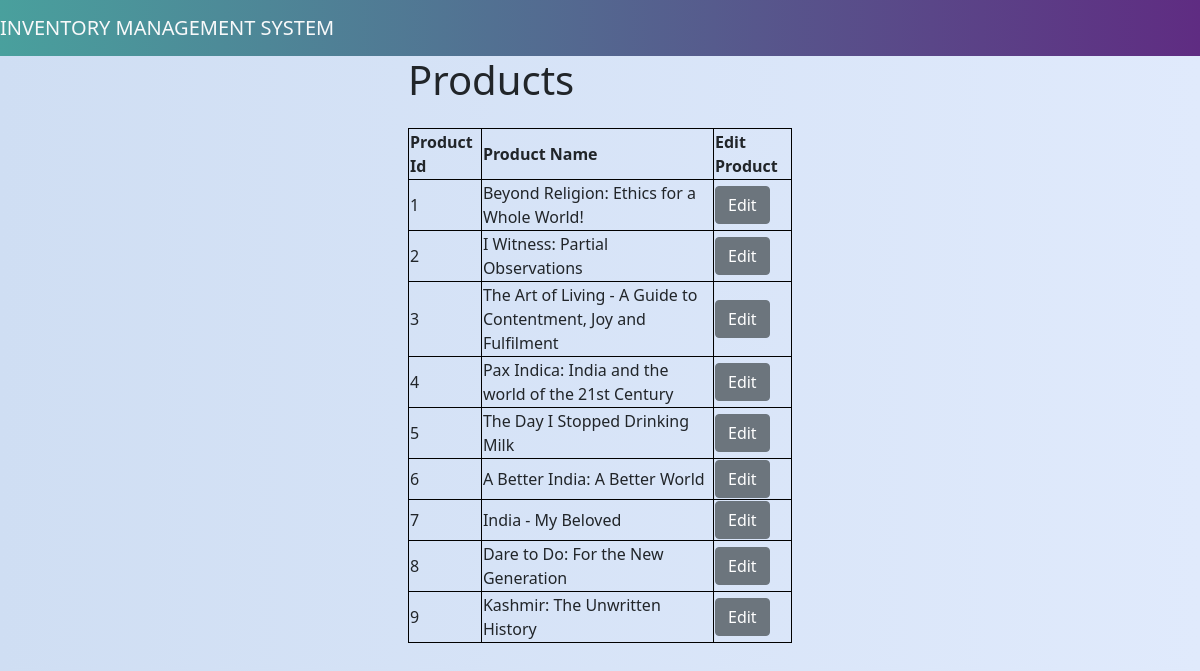
Page /view_products on the committed database.
### app.py (models this page shows)
class Product(db.Model):
    product_id = db.Column(db.Integer, primary_key=True, autoincrement=True)
    product_name = db.Column(db.String(150), unique=True, nullable=False)

### app.py (the view)
@app.route("/view_products", methods=["GET"])
def view_products():
    products = Product.query.all()
    return render_template('view_products.html', products=products)

### templates/view_products.html
{% extends 'base.html' %}
{% block content %}
<div class="row row-cols-3">
    <div>
    </div>
    <div>
        <h1>{% block title %} Products {% endblock %}</h1>
        <div>
            <table class="table-seconday my-4">
                <tr>
                    <th>Product Id</th>
                    <th>Product Name</th>
                    <th>Edit Product</th>
                </tr>
                {% for product in products %}
                <div class='products'>
                    <tr>
                        <td>{{ product['product_id'] }}</td>
                        <td>{{ product['product_name'] }}</td>
                        <td><a href="/edit_product?product_id={{product['product_id']}}"
                                class="btn btn-secondary">Edit</a></td>
                    </tr>
                </div>
                {% endfor %}
            </table>
        </div>
    </div>
    <div>
    </div>
</div>
{% endblock %}

### templates/base.html (shortened to what this page needs)
<!DOCTYPE html>
<head>
    <link href="https://cdn.jsdelivr.net/npm/bootstrap@5.0.0-beta2/dist/css/bootstrap.min.css" rel="stylesheet"
>
    <link rel="stylesheet" type="text/css" href={{ url_for('static', filename='style.css' ) }}>
    <nav class="navbar bg-nav">
        <text class="navbar-brand text-light">INVENTORY MANAGEMENT SYSTEM</text>
    </nav>
</head>
<body class="bg-body">
    {% block content %}{% endblock %}
</body>
</html>

### static/style.css (style rules this page uses)
.bg-nav { background: #5f2c82; background: -webkit-linear-gradient(to right, #49a09d, #5f2c82); background: linear-gradient(to right, #49a09d, #5f2c82); }
.bg-body { background: #E0EAFC; background: -webkit-linear-gradient(to right, #CFDEF3, #E0EAFC); background: linear-gradient(to right, #CFDEF3, #E0EAFC); }
table, th, td { border: 1px solid black; }

### rows in the picture
Product: product_id "1", product_name "Beyond Religion: Ethics for a Whole World!"
Product: product_id "2", product_name "I Witness: Partial Observations"
Product: product_id "3", product_name "The Art of Living - A Guide to Contentment, Joy and Fulfilment"
Product: product_id "4", product_name "Pax Indica: India and the world of the 21st Century"
Product: product_id "5", product_name "The Day I Stopped Drinking Milk"
Product: product_id "6", product_name "A Better India: A Better World"
Product: product_id "7", product_name "India - My Beloved"
Product: product_id "8", product_name "Dare to Do: For the New Generation"
Product: product_id "9", product_name "Kashmir: The Unwritten History"
